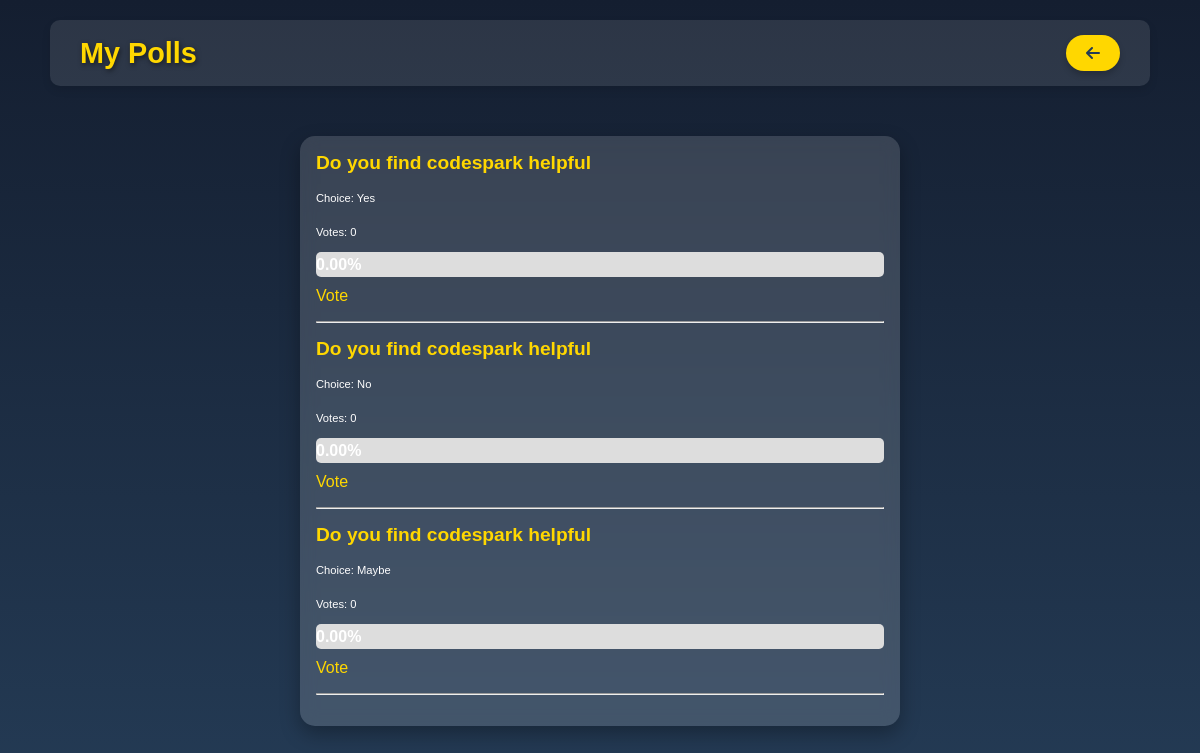
The app's page /view_poll/7/Do you find codespark helpful with its own data.
### App/models.py (models this page shows, shortened)
class Option(models.Model):
    poll = models.ForeignKey(Poll, related_name='options', on_delete=models.CASCADE)
    option_text = models.CharField(max_length=255, null=True)
    votes = models.IntegerField(default=0, null=True)

class Poll(models.Model):
    user = models.ForeignKey(User, on_delete=models.CASCADE, null=True)
    question = models.CharField(max_length=255, null=True)
    created_at = models.DateTimeField(auto_now_add=True)
    updated_at = models.DateTimeField(auto_now=True)
    def __str__(self):
        return self.question

### App/views.py (the view)
# urls.py: path('view_poll/<str:pk>/<str:question>', views.view_poll, name='view_poll'),
def view_poll(request, pk, question=None):
    poll = Poll.objects.get(question=question)
    options = Option.objects.filter(poll=poll)
    total_votes = sum(option.votes for option in options)
    for option in options:
        option.percentage = (option.votes / total_votes * 100) if total_votes > 0 else 0
    return render(request, 'view_poll.html', {
        'options': options,
        'total_votes': total_votes
    })

### templates/view_poll.html (shortened to what this page needs)
{% load static %}
{% load humanize %}
<!DOCTYPE html>
<html lang="en">
<head>
    <link rel="stylesheet" href="{% static 'poll.css' %}">
    <link rel="stylesheet" href="{% static 'notification.css' %}">
    <link rel="stylesheet" href="https://cdnjs.cloudflare.com/ajax/libs/font-awesome/6.5.0/css/all.min.css">
    <link rel="stylesheet" href="{% static 'font-awesome3/css/all.css' %}">
</head>
<body>
    <div class="poll-hero">
        <div class="navbar">
            <div class="logo">
                My Polls
            </div>
            <div class="auth-buttons">
                <a href="/poll/{{request.user}}" class="cta-buttons">
                    <i class="fas fa-arrow-left"></i>
                </a>
            </div>
        </div>
<div class="poll-content">
    {% for option in options %}
    <div class="poll-option">
        <h3>{{ option.poll }}</h3>
        <p>Choice: {{ option.option_text }}</p>
        <p>Votes: {{ option.votes }}</p>
        <div class="progress-bar">
            <div class="progress" style="width: {{ option.percentage }}%;">
                {{ option.percentage|floatformat:2 }}%
            </div>
        </div>
        <a href="/vote/{{ option.id }}" class="vote-button">Vote</a>
        <hr>
    </div>
    {% endfor %}
</div>
    </div>
</body>
</html>

### static/poll.css (style rules this page uses)
* { margin: 0; padding: 0; box-sizing: border-box; font-family: 'Poppins', sans-serif; }
.navbar { display: flex; justify-content: space-between; align-items: center; background: rgba(255, 255, 255, 0.1); padding: 15px 30px; border-radius: 10px; margin-bottom: 30px; width: 100%; max-width: 1100px; box-shadow: 0 4px 8px rgba(0, 0, 0, 0.1); }
.logo { font-size: 1.8rem; font-weight: bold; color: #FFD700; text-shadow: 1px 2px 5px rgba(0, 0, 0, 0.5); }
.auth-buttons { display: flex; }
.auth-buttons .cta-buttons { display: flex; justify-content: center; align-items: center; padding: 10px 20px; border: none; border-radius: 50px; background: #FFD700; color: #243B55; font-size: 1rem; text-decoration: none; transition: all 0.3s ease-in-out; box-shadow: 0 4px 6px rgba(0, 0, 0, 0.2); }
.poll-hero { background: linear-gradient(to bottom, #141E30, #243B55); color: #ffffff; min-height: 100vh; display: flex; flex-direction: column; align-items: center; padding: 20px; }
.poll-content { background: rgba(255, 255, 255, 0.15); color: #FFD700; border-radius: 15px; padding: 1rem; max-width: 600px; width: 100%; box-shadow: 0 8px 20px rgba(0, 0, 0, 0.3); margin-top: 20px; backdrop-filter: blur(8px); transition: transform 0.3s ease, box-shadow 0.3s ease; cursor: pointer; }
.poll-content a { text-decoration: none; color: #FFD700; }
.poll-content h3 { font-size: 1.2rem; }
.poll-content p { color: #ffffff; font-size: 0.7rem; margin-top: 1rem; line-height: 1.6; }
hr { margin-top: 1rem; }
.poll-option { margin-bottom: 15px; }
.progress-bar { width: 100%; background-color: #ddd; border-radius: 5px; overflow: hidden; height: 25px; margin: 10px 0; }
.progress { height: 100%; background-color: #4CAF50; text-align: center; line-height: 25px; color: white; font-weight: bold; transition: width 0.5s ease-in-out; }

### records on screen
Option: poll "Do you find codespark helpful", option_text "Yes", votes "0", percentage "0.00"
Option: poll "Do you find codespark helpful", option_text "No", votes "0", percentage "0.00"
Option: poll "Do you find codespark helpful", option_text "Maybe", votes "0", percentage "0.00"
